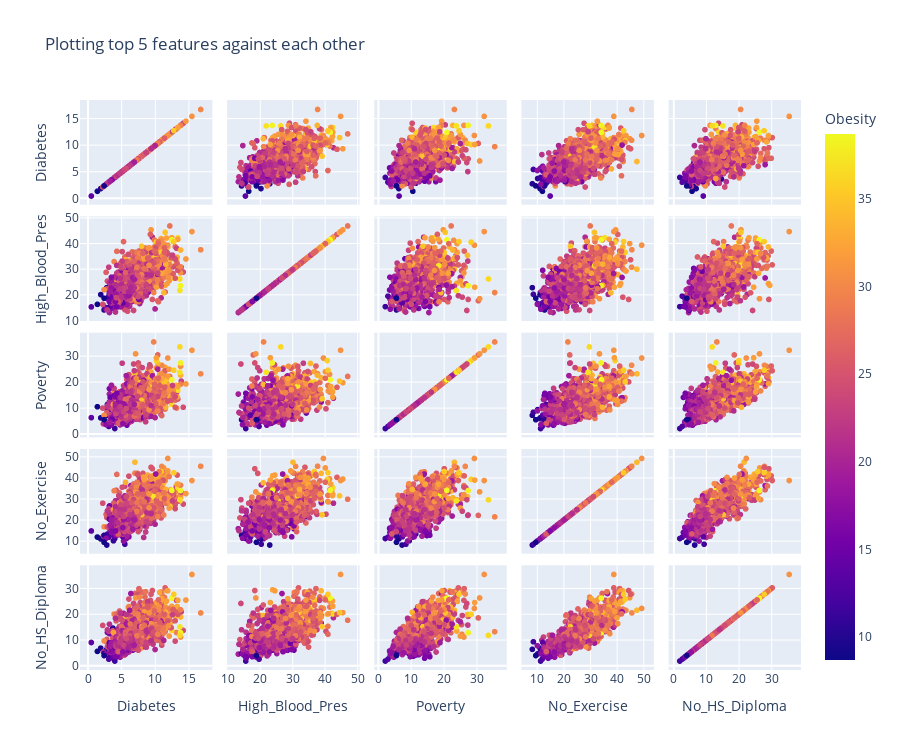

Notebook code cell kept with this figure:
### Code cell
px.scatter_matrix(obesity,height=750, title='Plotting top 5 features against each other',
                  dimensions = ["Diabetes","High_Blood_Pres","Poverty","No_Exercise","No_HS_Diploma"], color = "Obesity")

### Figure 1 — Plotly figure (JSON) as saved in the notebook; plotly's stock layout.template omitted (floating-point values rounded to 4 significant figures; data arrays with more than 128 entries replaced by an {"elided": "..."} marker saying what was removed)
{"data": [{"dimensions": [{"axis": {"matches": true}, "label": "Diabetes", "values": {"elided": "1436 float values"}}, {"axis": {"matches": true}, "label": "High_Blood_Pres", "values": {"elided": "1436 float values"}}, {"axis": {"matches": true}, "label": "Poverty", "values": {"elided": "1436 float values"}}, {"axis": {"matches": true}, "label": "No_Exercise", "values": {"elided": "1436 float values"}}, {"axis": {"matches": true}, "label": "No_HS_Diploma", "values": {"elided": "1436 float values"}}], "hovertemplate": "%{xaxis.title.text}=%{x}<br>%{yaxis.title.text}=%{y}<br>Obesity=%{marker.color}<extra></extra>", "legendgroup": "", "marker": {"color": {"elided": "1436 float values"}, "coloraxis": "coloraxis", "symbol": "circle"}, "name": "", "showlegend": false, "type": "splom"}], "layout": {"coloraxis": {"colorbar": {"title": {"text": "Obesity"}}, "colorscale": [[0, "#0d0887"], [0.1111, "#46039f"], [0.2222, "#7201a8"], [0.3333, "#9c179e"], [0.4444, "#bd3786"], [0.5556, "#d8576b"], [0.6667, "#ed7953"], [0.7778, "#fb9f3a"], [0.8889, "#fdca26"], [1, "#f0f921"]]}, "dragmode": "select", "height": 750, "legend": {"tracegroupgap": 0}, "title": {"text": "Plotting top 5 features against each other"}}}
